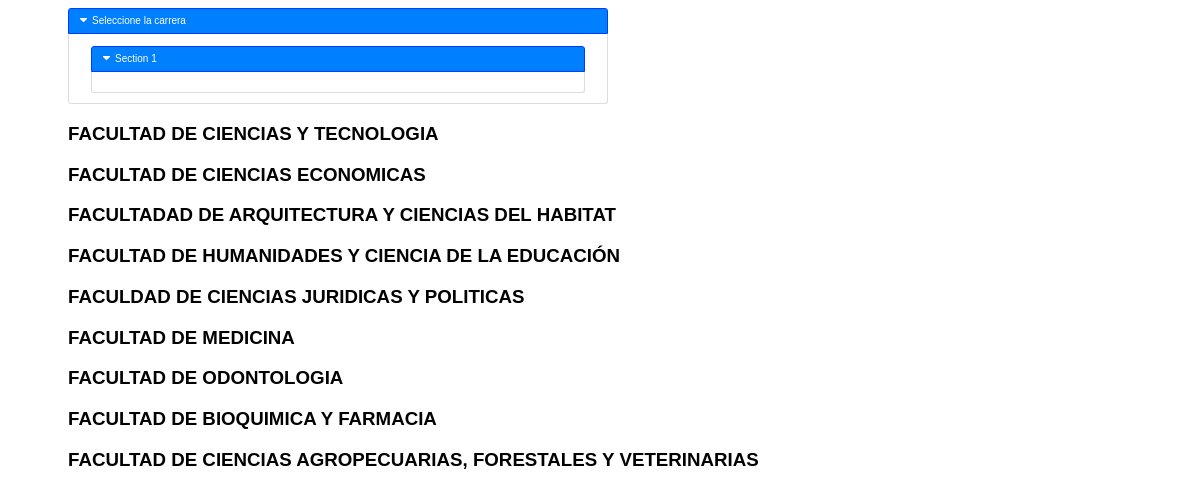
Page /acordeon1.php on the committed database.
### tables this page shows
CREATE TABLE `facultad` (
  `ID_Facultad` int(11) NOT NULL AUTO_INCREMENT,
  `Facultad` varchar(100) NOT NULL,
  PRIMARY KEY (`ID_Facultad`)
);

### acordeon1.php (the view, shortened to what this page needs)
<!doctype html>
<html lang="en">
<head>
  <link rel="stylesheet" href="//code.jquery.com/ui/1.12.0/themes/base/jquery-ui.css">
  <link rel="stylesheet" href="/resources/demos/style.css">
</head>
<body>
<div style="width:50%; font-size:10px;">
<div id="accordion">
  <h3>Seleccione la carrera</h3>
  <div>
        <div id="accordion1">
        <h3>Section 1</h3>
        <div>
        </div>
  </div>
  </div>
</div>
</div>
<?php
   $sql="SELECT * FROM facultad";
   $consulta=mysql_query($sql);
   while ($row=mysql_fetch_array($consulta)) {
    $facultad=$row['Facultad'];
     echo "<div id='accordion'>
      <h3>$facultad</h3>
       <div>
      </div>
     </div>";
   }
  ?>
</body>
</html>

### Style.css (style rules this page uses)
body { width: 90%; height: 100%; padding-left: 5%; padding-right: 5%; font-family: Helvetica, Arial, sans-serif; }

### rows in the picture
facultad: Facultad "FACULTAD DE CIENCIAS Y TECNOLOGIA"
facultad: Facultad "FACULTAD DE CIENCIAS ECONOMICAS"
facultad: Facultad "FACULTADAD DE ARQUITECTURA Y CIENCIAS DEL HABITAT"
facultad: Facultad "FACULTAD DE HUMANIDADES Y CIENCIA DE LA EDUCACIÓN"
facultad: Facultad "FACULDAD DE CIENCIAS JURIDICAS Y POLITICAS"
facultad: Facultad "FACULTAD DE MEDICINA"
facultad: Facultad "FACULTAD DE ODONTOLOGIA"
facultad: Facultad "FACULTAD DE BIOQUIMICA Y FARMACIA"
facultad: Facultad "FACULTAD DE CIENCIAS AGROPECUARIAS, FORESTALES Y VETERINARIAS"
